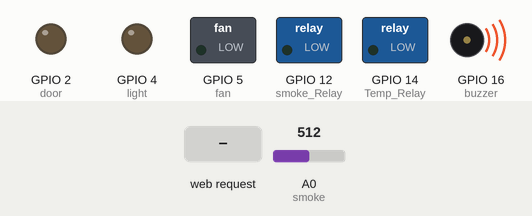
A sketch run on a simulated ESP8266 (NodeMCU). Shown: switched loads named in the sketch (green lamp = pin HIGH), output pins drawn as LEDs (lit = HIGH), buzzer (waves = sounding, pin HIGH). The test bench sets the inputs (shaded band); at power-on: A0 (smoke) = 512. WiFi joins after 1.5 s; servers stay silent unless stated; uploads are accepted with an empty reply; what the sketch prints to the serial monitor is not drawn.

Above: at 2.7 s.
2.8 s: HTTP request GET /living/door/1 received
At 4.0 s:
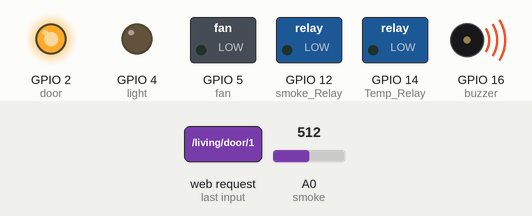
4.3 s: A0 (smoke) set to 107
5.8 s: A0 (smoke) set to 93
At 6.5 s:
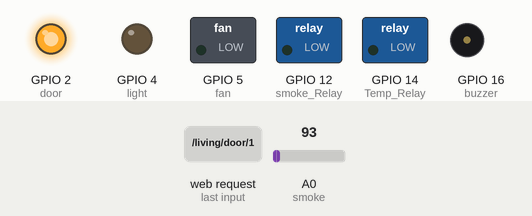
7.3 s: HTTP request GET /living/light/1 received
At 7.7 s:
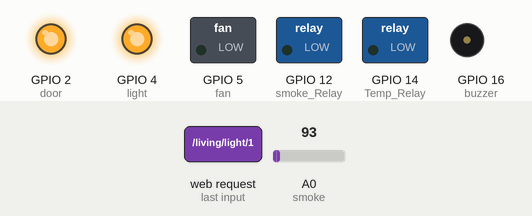
8.8 s: HTTP request GET /living/fan/1 received
At 9.7 s:
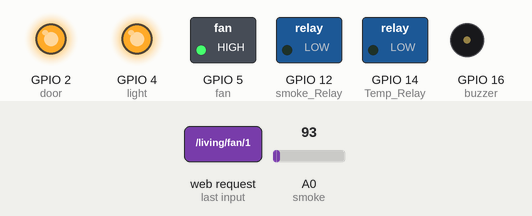
10.3 s: HTTP request GET /living/door/0 received
At 11.2 s:
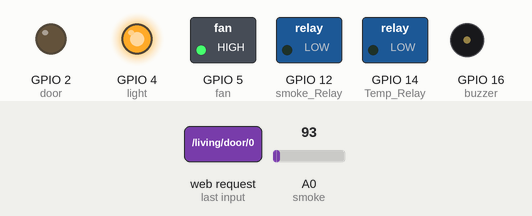
Timing chart, 0 to 12.8 s (numbered marks = the images above; inputs shaded):
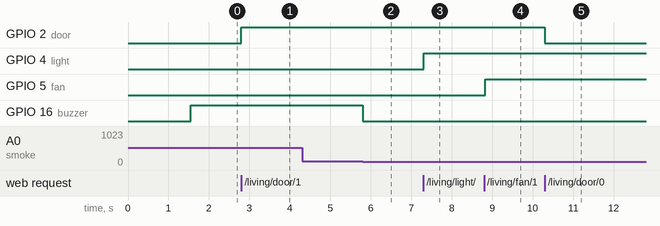

The sketch:

livingRoomV4-P1.ino
```cpp
#include <TimeLib.h>
#include <ESP8266WiFi.h>
#include <WiFiUdp.h>

#include "DHT.h"

#define DHTPIN 13//temp&humid
#define DHTTYPE DHT22

DHT dht(DHTPIN, DHTTYPE);

const char* ssid = "JaraWifi"; //your ssid
const char* password = "jaraz12345"; //paswword for your wifi network
String phoneNumber="+94716482041"; //phone number to which notification messages are sent

const char* host = "www.txtlocal.com";

WiFiServer server(80);

static const char ntpServerName[] = "lk.pool.ntp.org";
const float timeZone = 5.50;

WiFiUDP Udp;
unsigned int localPort = 8888;  // local port to listen for UDP packets

boolean smokeFirst=true;//smoke vars
boolean smokeEnd=false;//smoke vars
String store_var="stTime1|endTime1&";

time_t getNtpTime();
String digitalClockDisplay();
String printDigits(int digits);
void sendNTPpacket(IPAddress &address);

void setup() {
  dht.begin();

  pinMode(2, OUTPUT);//door
  pinMode(4, OUTPUT);//light
  pinMode(5, OUTPUT);//fan
  pinMode(A0, INPUT);//smoke
  pinMode(12, OUTPUT);//smoke_Relay
  pinMode(14, OUTPUT);//Temp_Relay
  pinMode(16, OUTPUT);//buzzer
  digitalWrite(2, 0);
  digitalWrite(12, 0);//@ the begining smoke is not active
  digitalWrite(14, 0);//From the begining temperature & humidity sensor is not running
  digitalWrite(16,0);


  Serial.begin(115200);
  delay(10);

  // Connect to WiFi network
  Serial.println();
  Serial.println();
  Serial.print("Connecting to ");
  Serial.println(ssid);

  WiFi.begin(ssid, password);

  while (WiFi.status() != WL_CONNECTED) {
    delay(500);
    Serial.print(".");
  }
  Serial.println("");
  Serial.println("WiFi connected");

  // Start the server
  server.begin();
  Serial.println("Server started");

  // Print the IP address
  Serial.println(WiFi.localIP());

  Udp.begin(localPort);
  setSyncProvider(getNtpTime);
  setSyncInterval(300);
}

time_t prevDisplay = 0;

void loop() {
   //smokeSensor reading
  if(analogRead(A0)>100){
    digitalWrite(16,1);//buzzer on
    if(smokeFirst){
      smokeFirst=false;

      if (timeStatus() != timeNotSet) {
            if (now() != prevDisplay) { //update the display only if time has changed
                prevDisplay = now();
                store_var+="Smoke detected|";
                store_var+= digitalClockDisplay();
                store_var+= "|";

                WiFiClient client;
                const int httpPort = 80;
                if (!client.connect(host, httpPort)) {
                  Serial.println("connection failed");
                  return;
                }

                String url = "/sendsmspost.php?uname=lahiruepa@zoho.com&pword=Idontknow94&message=Smoke%20detected%20in%20the%20living%20room.-HomeAssistent&selectednums="+phoneNumber+"&info=1&test=0";

                client.print(String("GET ") + url + " HTTP/1.1\r\n" +
                          "Host: " + host + "\r\n" +
                          "Connection: close\r\n\r\n");
                unsigned long timeout = millis();
                while (client.available() == 0) {
                  if (millis() - timeout > 5000) {
                    client.stop();
                    return;
                  }
                }
            }
          }

         delay(50);
      }
      smokeEnd=true;
    }
  else{
    digitalWrite(16,0);//buzzer off
    smokeFirst=true;
    if(smokeEnd){
      if (timeStatus() != timeNotSet) {
            if (now() != prevDisplay) {
                prevDisplay = now();
                store_var+= digitalClockDisplay();
                store_var+= "&";
            }
          }
           Serial.println(store_var);
           delay(50);
      }
    }
  //smoke sensor reading ends
  // Check if a client has connected
  WiFiClient client = server.available();
  if (!client) {
    return;
  }

  // Wait until the client sends some data
  Serial.println("new client");
  while(!client.available()){
    delay(1);
  }

  // Read the first line of the request
  String req = client.readStringUntil('\r');
  Serial.println(req);
  client.flush();

  // Match the request
  String pos;
  int checkPos;
  int val;
  String s;
  if (req.indexOf("/living/door/0") != -1){
    digitalWrite(2, 0);
    s = "HTTP/1.1 200 OK\r\nContent-Type: text/plain\r\n\r\nDoor locked!";}

  else if (req.indexOf("/living/door/1") != -1){
    digitalWrite(2, 1);
    s = "HTTP/1.1 200 OK\r\nContent-Type: text/plain\r\n\r\nDoor unlocked!";}

  else if (req.indexOf("/living/door/check/1") != -1){
    if(digitalRead(2)==LOW){
      pos="Door is locked!";}
    else if(digitalRead(2)==HIGH){
      pos="Door is not locked!";}
    s = "HTTP/1.1 200 OK\r\nContent-Type: text/plain\r\n\r\n"+pos;}

  else if (req.indexOf("/living/light/0") != -1){
    digitalWrite(4, 0);
    s = "HTTP/1.1 200 OK\r\nContent-Type: text/plain\r\n\r\nLiv_light is now low";}

  else if (req.indexOf("/living/light/1") != -1){
    digitalWrite(4, 1);
    s = "HTTP/1.1 200 OK\r\nContent-Type: text/plain\r\n\r\nLiv_light is now high ";}

  else if (req.indexOf("/living/fan/0") != -1){
    digitalWrite(5, 0);
    s = "HTTP/1.1 200 OK\r\nContent-Type: text/plain\r\n\r\nLiv_fan is now low";}

  else if (req.indexOf("/living/fan/1") != -1){
    digitalWrite(5, 1);
    s = "HTTP/1.1 200 OK\r\nContent-Type: text/plain\r\n\r\nLiv_fan is now high ";}

  else if (req.indexOf("/living/temp/check/1") != -1){
    float h = dht.readHumidity();
    float t = dht.readTemperature();
    float hic = dht.computeHeatIndex(t, h, false);
    s = "HTTP/1.1 200 OK\r\nContent-Type: text/plain\r\n\r\n"+String(t)+","+String(hic);}

  else if (req.indexOf("/living/humid/check/1") != -1){
    float h = dht.readHumidity();
    s = "HTTP/1.1 200 OK\r\nContent-Type: text/plain\r\n\r\n"+String(h);}

  else if (req.indexOf("/living/smoke/0") != -1){
    digitalWrite(12, 0);
    s = "HTTP/1.1 200 OK\r\nContent-Type: text/plain\r\n\r\nSmoke Sensor Down";}

  else if (req.indexOf("/living/smoke/1") != -1){
    digitalWrite(12, 1);
    s = "HTTP/1.1 200 OK\r\nContent-Type: text/plain\r\n\r\nSmoke Sensor Up";}

  else if (req.indexOf("/living/temp/0") != -1){
    digitalWrite(14, 0);
    s = "HTTP/1.1 200 OK\r\nContent-Type: text/plain\r\n\r\nTemp & Humid Sensor Down";}

  else if (req.indexOf("/living/temp/1") != -1){
    digitalWrite(14, 1);
    s = "HTTP/1.1 200 OK\r\nContent-Type: text/plain\r\n\r\nTemp & Humid Sensor Up";}

  else if (req.indexOf("/living/notification") != -1){
    s = "HTTP/1.1 200 OK\r\nContent-Type: text/plain\r\n\r\n"+store_var;}

  else {
    Serial.println("invalid request");
    client.stop();
    return;
  }

  client.flush();

  // Send the response to the client
  client.print(s);
  delay(1);
  Serial.println("Client disonnected");

  // The client will actually be disconnected
  // when the function returns and 'client' object is detroyed

}

String digitalClockDisplay()
{
  // digital clock display of the time
  String s= String(hour());
  s+=printDigits(minute());
  s+=printDigits(second());
  s+=" ";
  s+=String(day());
  s+=".";
  s+=String(month());
  s+=".";
  s+=String(year());

  return s;
}

String printDigits(int digits)
{
  // utility for digital clock display: prints preceding colon and leading 0
  String dts=":";
  if (digits < 10)
    dts=dts+'0';
  dts=dts+String(digits);
  return dts;
}

const int NTP_PACKET_SIZE = 48; // NTP time is in the first 48 bytes of message
byte packetBuffer[NTP_PACKET_SIZE]; //buffer to hold incoming & outgoing packets

time_t getNtpTime()
{
  IPAddress ntpServerIP; // NTP server's ip address

  while (Udp.parsePacket() > 0) ; // discard any previously received packets
  Serial.println("Transmit NTP Request");
  // get a random server from the pool
  WiFi.hostByName(ntpServerName, ntpServerIP);
  Serial.print(ntpServerName);
  Serial.print(": ");
  Serial.println(ntpServerIP);
  sendNTPpacket(ntpServerIP);
  uint32_t beginWait = millis();
  while (millis() - beginWait < 1500) {
    int size = Udp.parsePacket();
    if (size >= NTP_PACKET_SIZE) {
      Serial.println("Receive NTP Response");
      Udp.read(packetBuffer, NTP_PACKET_SIZE);  // read packet into the buffer
      unsigned long secsSince1900;
      // convert four bytes starting at location 40 to a long integer
      secsSince1900 =  (unsigned long)packetBuffer[40] << 24;
      secsSince1900 |= (unsigned long)packetBuffer[41] << 16;
      secsSince1900 |= (unsigned long)packetBuffer[42] << 8;
      secsSince1900 |= (unsigned long)packetBuffer[43];
      return secsSince1900 - 2208988800UL + timeZone * SECS_PER_HOUR;
    }
  }
  Serial.println("No NTP Response :-(");
  return 0; // return 0 if unable to get the time
}

// send an NTP request to the time server at the given address
void sendNTPpacket(IPAddress &address)
{
  // set all bytes in the buffer to 0
  memset(packetBuffer, 0, NTP_PACKET_SIZE);
  // Initialize values needed to form NTP request
  // (see URL above for details on the packets)
  packetBuffer[0] = 0b11100011;   // LI, Version, Mode
  packetBuffer[1] = 0;     // Stratum, or type of clock
  packetBuffer[2] = 6;     // Polling Interval
  packetBuffer[3] = 0xEC;  // Peer Clock Precision
  // 8 bytes of zero for Root Delay & Root Dispersion
  packetBuffer[12] = 49;
  packetBuffer[13] = 0x4E;
  packetBuffer[14] = 49;
  packetBuffer[15] = 52;
  // all NTP fields have been given values, now
  // you can send a packet requesting a timestamp:
  Udp.beginPacket(address, 123); //NTP requests are to port 123
  Udp.write(packetBuffer, NTP_PACKET_SIZE);
  Udp.endPacket();
}
```

Measured:
- the behaviour switches between 101 and 100 on A0 (smoke) (found by bisection; images 1 and 2)
- after the input at 2.8 s, GPIO 2 (door): LOW → HIGH at once
- after the input at 4.3 s, every drawn part: stays the same
- after the input at 5.8 s, GPIO 16 (buzzer): HIGH → LOW at once
- after the input at 7.3 s, GPIO 4 (light): LOW → HIGH at once
- after the input at 8.8 s, GPIO 5 (fan): LOW → HIGH at once
- after the input at 10.3 s, GPIO 2 (door): HIGH → LOW at once
